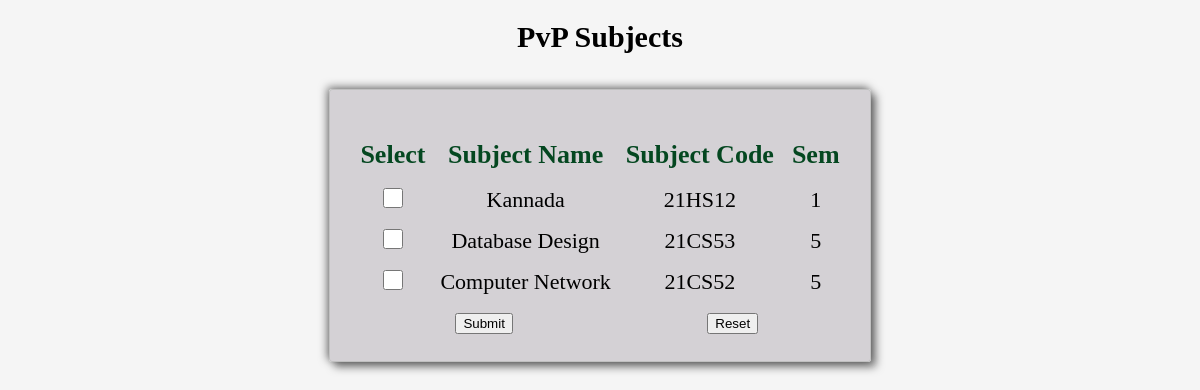
/user/fast_reg.php, run on the app's committed database.
### tables this page shows
CREATE TABLE `add_fst` (
  `id` int(255) NOT NULL,
  `sub_name` varchar(255) NOT NULL,
  `sub_code` varchar(255) NOT NULL,
  `credits` int(255) NOT NULL,
  `sem` int(255) NOT NULL
);

### user/fast_reg.php (the view, shortened to what this page needs)
<?php
require_once('../connection.php');
$q = mysqli_query($con, "SELECT * FROM add_fst");
$rr = mysqli_num_rows($q);
if (!$rr) {
  echo "<h2 style='color:red;color:#ff0000;font-family:Acme;'>No Subjects Listed/Added Yet.</h2>";
} else {
?>
<!DOCTYPE html>
<html lang="en">
<head>
</head>
<body>
  <h1 class="myh1">PvP Subjects</h1>
  <div class="forms">
    <form class="myform" method="POST">
      <table width="100%">
        <tr>
          <th> Select</th>
          <th> Subject name</th>
          <th> Subject Code</th>
          <th> Sem </th>
        </tr>
        <?php
        while ($row = mysqli_fetch_array($q)) {
          echo "<tr style='color:black;font-size:18px;'>";
          echo "<td> <input type='checkbox' name = 'sub[]' class='geekmark' value = '$row[sub_name]' /></td>";
          echo "<td align = 'center'>" . $row['sub_name'] . "</td>";
          echo "<td align = 'center'>" . $row['sub_code'] . "</td>";
          echo "<td align = 'center'>" . $row['sem'] . "</td>"; ?>
      <?php }
      }
      ?>
      <tr>
        <td colspan="2"> <input class="btn login_btn" type="submit" name="register" value="Submit" /> </td>
        <td colspan="2"> <input class="btn reset_btn" onClick="window.location.href=window.location.href" type="reset" value="Reset"></td>
      </tr>
      </table>
    </form>
  </div>
</body>
</html>

### user/fast_reg.php (style rules this page uses)
.forms { width: fit-content; height: fit-content; margin-left: auto; margin-right: auto; display: block; box-shadow: -2px -2px 9px rgba(0, 0, 0, 0.5), 5px 5px 9px rgba(0, 0, 0, 0.5); padding: 0; border: 1px solid silver; border-radius: 3px; background-color: rgb(82, 66, 85, 0.2); justify-content: flex-start; }
.myform { padding: 20px; border-radius: 8px; }
table th { text-align: center; padding: 8px; color: rgb(4, 71, 32); font-family: 'Bitter'; text-transform: capitalize; text-shadow: rgb(240, 240, 12); font-size: 26px; }
table td { text-align: center; padding: 5px; font-size: 22px; color: black; font-family: 'Bitter'; }
.myh1 { text-align: center; font-size: 30px; text-decoration: none; padding-bottom: 15px; text-shadow: rgba(0, 0, 0, 0.1); font-family: 'PT Serif'; font-weight: bold; }
.geekmark { height: 20px; width: 20px; background-color: green; }
body { background-color: whitesmoke; }

### data on the page
add_fst: sub_name "Kannada", sub_code "21HS12", sem "1"
add_fst: sub_name "Database Design", sub_code "21CS53", sem "5"
add_fst: sub_name "Computer Network", sub_code "21CS52", sem "5"
